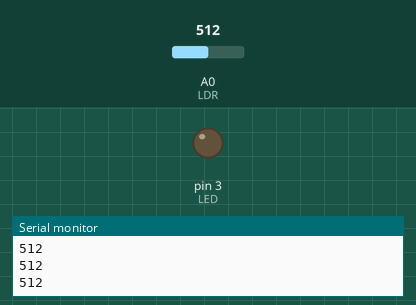
Simulated run of this sketch. Board: Arduino Uno, built with avr-gcc and run on an emulated ATmega328P. On the bench: output pins drawn as LEDs (lit = HIGH), the last lines printed to the serial monitor. The inputs (shaded band) are chosen by the test bench; at power-on: A0 (LDR) = 512.

Above: at 1.2 s.
1.3 s: A0 (LDR) set to 55
2.8 s: A0 (LDR) set to 47
At 3.3 s:
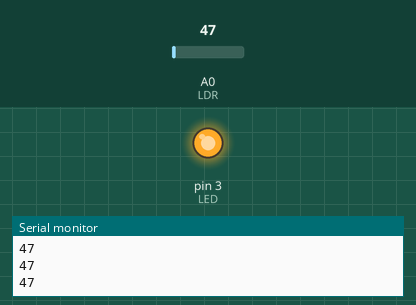
4.3 s: A0 (LDR) set to 122
At 5.5 s:
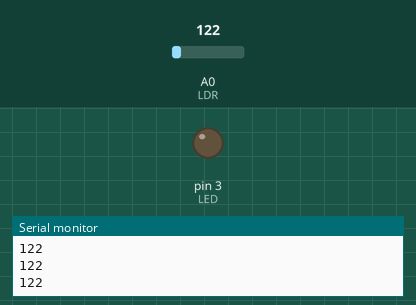
5.8 s: A0 (LDR) set to 40
At 6.7 s:
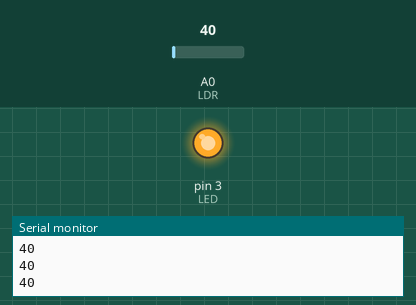
Timing chart, 0 to 8.3 s (numbered marks = the images above; inputs shaded):
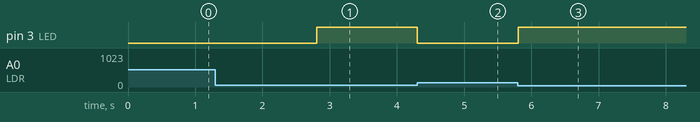

The sketch:

LDR.ino
```cpp
#define LDR A0
#define LED 3
#define Threshold 50

void setup() {
  Serial.begin(9600);
  pinMode(LED, OUTPUT);
}

void loop() {
  int LDR_Values = analogRead(LDR);
  Serial.println(LDR_Values); //monitor readings 0-1023

  if (LDR_Values < Threshold){
    digitalWrite(LED, HIGH);
  } else {
    digitalWrite(LED, LOW);
  }


}
```

Measured:
- the behaviour switches between 50 and 49 on A0 (LDR) (found by bisection; images 0 and 1)
- after the input at 2.8 s, pin 3 (LED): LOW → HIGH at once
- after the input at 4.3 s, pin 3 (LED): HIGH → LOW at once
- after the input at 5.8 s, pin 3 (LED): LOW → HIGH at once
